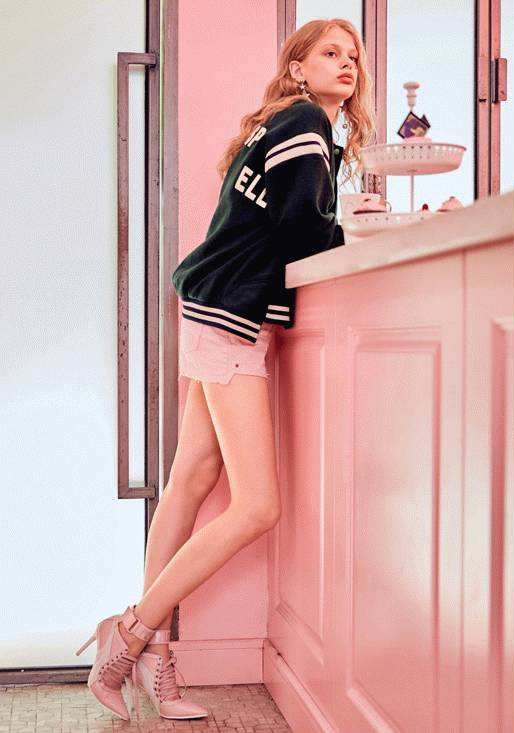
#> input picture girl.jpg, 514 x 733 px
$ jupyter execute 'opencv画图像的直方图.ipynb'
#> lines starting #> are read from the running program, lines starting #| are printed output that depends on the picture
[cell 1]
import cv2
import numpy as np
import matplotlib.pyplot as plt

[cell 2]
img=cv2.imread("girl.jpg")
#> img is the input picture: shape (733, 514, 3); mean B, G, R 167.5, 169.5, 207.8
def draw_histogram(img):
    new_img=img.ravel()#变成一个二维的向量或者list
    plt.hist(new_img,256,range=(0,256))
    plt.title("histogram")
    plt.show()
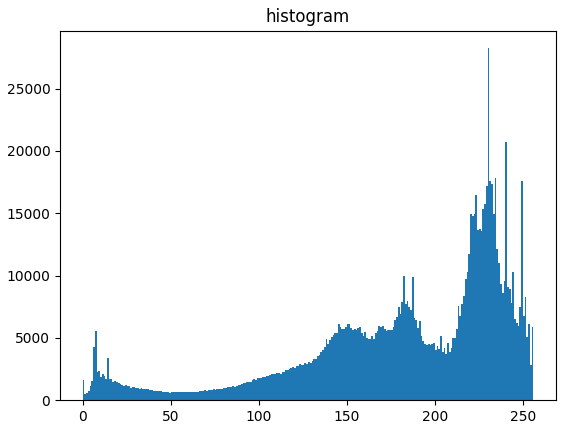
#> figure drawn by matplotlib, 1 panel; tallest bar 28249 high, from x = 230 to 231
def draw_histogram_cv(img):
    colors=("blue","green","red")
    for i ,color in enumerate(colors):
        hist=cv2.calcHist([img],[i],None,[256],[0,256])
        plt.plot(hist,color=color)
        plt.xlabel([0,256])
    plt.title("histogram_with_cv")
    plt.show()
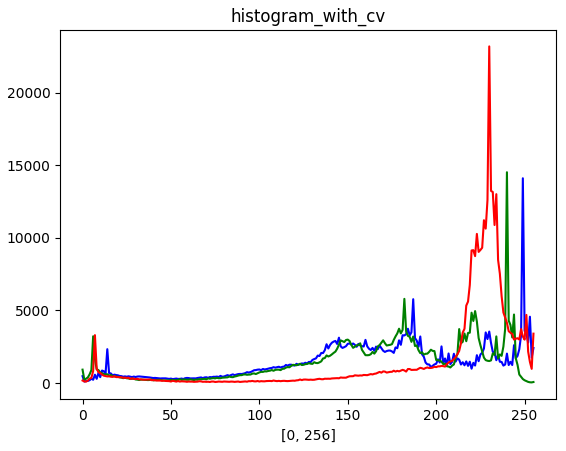
#> figure drawn by matplotlib, 1 panel; curve peaks at x = 249, y = 14102; curve peaks at x = 240, y = 14517; curve peaks at x = 230, y = 23180


draw_histogram(img)
draw_histogram_cv(img)
cv2.imshow("original_img",img)
if cv2.waitKey()==27:
#> (key Esc is pressed here)
    cv2.destroyAllWindows()
